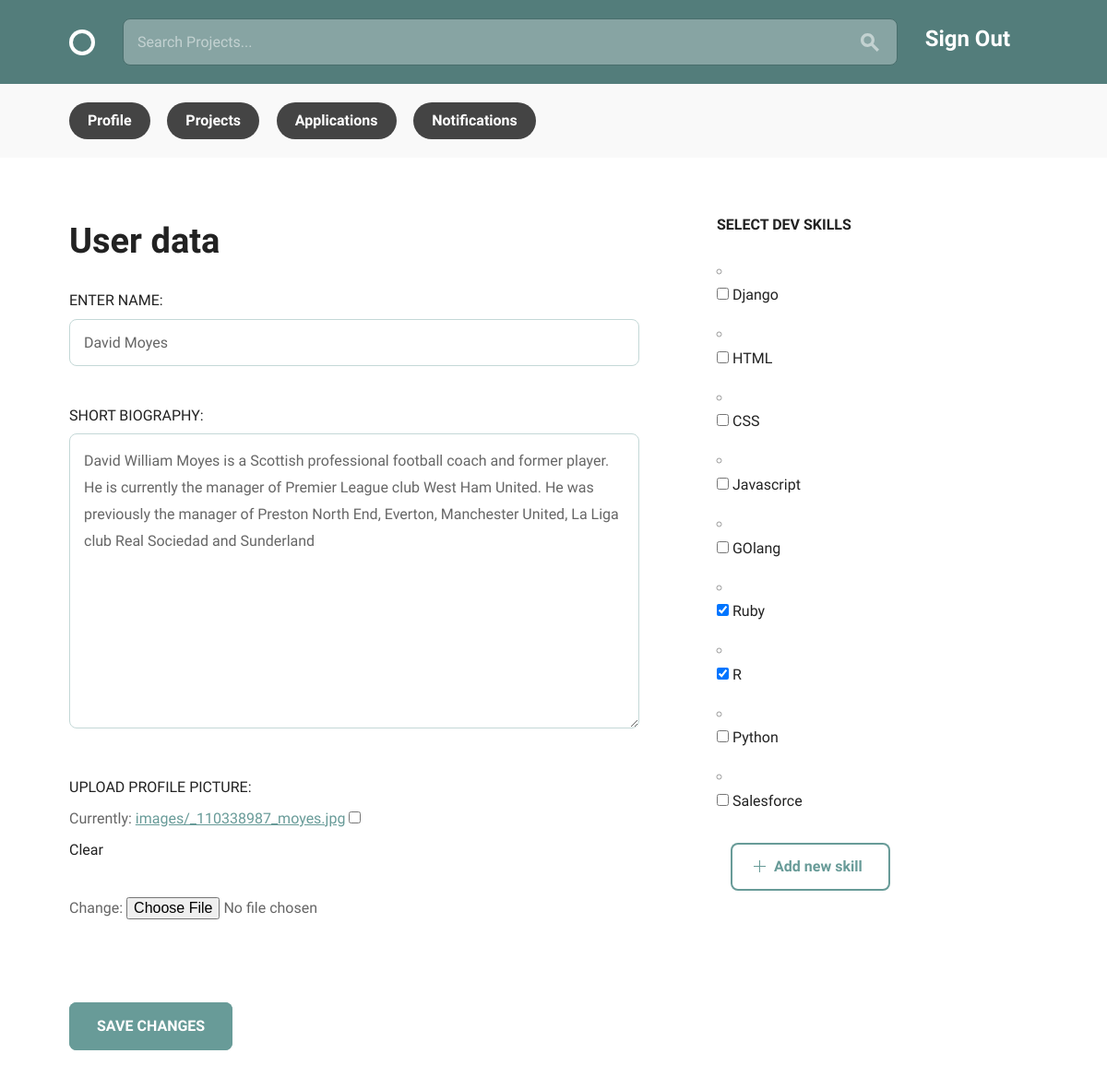
Page /teams/profile_edit/ (signed in) on the committed database.
### teams/models.py (models this page shows, shortened)
class Profile(models.Model):
    user = models.OneToOneField(User, on_delete=models.CASCADE, unique=True)
    fullname = models.CharField(max_length=200, blank=True)
    bio = models.TextField(max_length=400, blank=True)
    avatar = models.ImageField(upload_to='images/', null=True, blank=True)
    skills = models.ManyToManyField('Skill', blank=True)
    current_projects = models.CharField(max_length=20, default='')
    old_projects = models.CharField(max_length=20, default='')

### teams/views.py (the view)
@login_required
@transaction.atomic
def profile_edit(request):
    if request.method == 'POST':
        profile_form = forms.ProfileForm(
            request.POST, request.FILES, instance=request.user.profile
        )
        skills_form = forms.SkillsForm(
            request.POST, instance=request.user.profile
        )
        if profile_form.is_valid() or skills_form.is_valid():
            profile_form.save()
            skills_form.save()
            messages.success(request, 'Profile successfully updated!')
            return redirect('teams:profile')
    else:
        profile_form = forms.ProfileForm(instance=request.user.profile)
        skills_form = forms.SkillsForm(instance=request.user.profile)
    return render(
        request, 'profile_edit.html', {
            'profile_form': profile_form, 'skills_form': skills_form,}
    )

### teams/forms.py (shortened to what this page needs)
class ProfileForm(forms.ModelForm):
    class Meta:
        model = models.Profile
        fields = (
            'fullname', 'bio', 'avatar',
        )
        labels = {
            'fullname': 'ENTER NAME',
            'bio': 'SHORT BIOGRAPHY',
            'avatar': 'UPLOAD PROFILE PICTURE',
        }

class SkillsForm(forms.ModelForm):
    skills = forms.ModelMultipleChoiceField(
        queryset=models.Skill.objects.all(), required=False,
        widget=forms.CheckboxSelectMultiple, label='',
    )
    class Meta:
        model = models.Profile
        fields = ('skills',)

### teams/models.py (called while the page is built)
    def __str__(self):
        return self.skill_name

### teams/templates/profile_edit.html (shortened to what this page needs)
{% extends 'layout.html' %}
{% block content %}
<div class="bounds circle--page circle--article">
  <form method="POST" enctype="multipart/form-data" action="">
    <div class="grid-60">
      <h1>User data</h1>
      <div class="circle--article--body">
        {{ profile_form.as_p }}
      </div>
    </div>
    <div class="grid-25 grid-push-5">
      <h4>SELECT DEV SKILLS</h4>
      <h6>{{ skills_form.as_p }}</h6>
    </div>
    <div class="grid-25 grid-push-5">
      <div class="circle--fluid--cell circle--fluid--secondary">
        <a class="button icon-on-left" href="{% url 'teams:add_skills' %}"}>
          <svg version="1.1" xmlns="http://www.w3.org/2000/svg" xmlns:xlink="http://www.w3.org/1999/xlink" x="0px" y="0px" viewBox="0 0 13 13" style="enable-background:new 0 0 13 13;" xml:space="preserve" class="add">
            <polygon points="7,6 7,0 6,0 6,6 0,6 0,7 6,7 6,13 7,13 7,7 13,7 13,6 "/>
          </svg>
          Add new skill
        </a>
      </div>
    </div>
    <div class="grid-60">
    </div>
    <div class="grid-60">
      <input type="submit" class="button-primary" value="SAVE CHANGES">
    </div>
    <div class="grid-25 grid-push-5">
    </div>
  </form>
</div>
{% endblock %}

### rows in the picture
Profile: fullname "David Moyes", bio "David William Moyes is a Scottish professional football coach and former player. He is currently the manager of Premier League club West Ham United. He was previously the manager of Preston North End, Everton, Manchester United, La Liga club Real Sociedad and Sunderland"
